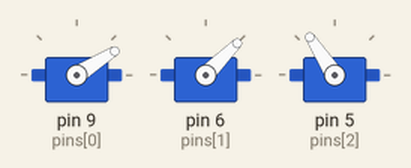
Recording of a sketch running on a simulated Arduino Uno, built with avr-gcc and run on an emulated ATmega328P. Parts: 3 × servo. What the sketch prints to the serial monitor is not drawn.

Above: at 5.05 s.
At 5.4 s:
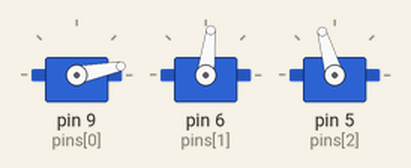
At 5.8 s:
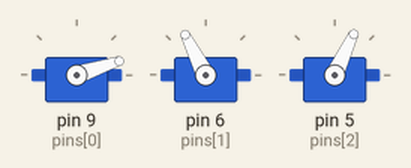
At 6.55 s:
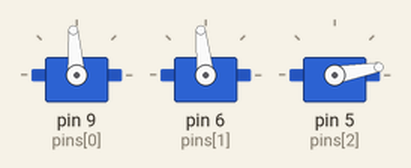
At 7.3 s:
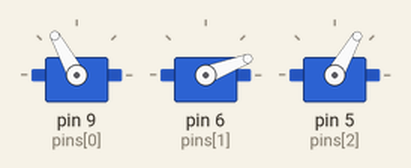
At 8.05 s:
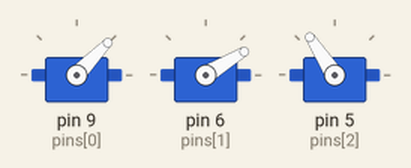
Timing chart, 0 to 12.2 s (numbered marks = the images above):
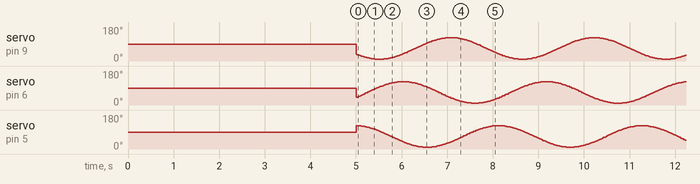

The sketch:

sinecurve.ino
```cpp
// (licence header left out)
//------------------------------------------------------------------------------
// constants
//------------------------------------------------------------------------------
// Change this to your board type.
#define BOARD_UNO 1
//#define BOARD_MEGA 1

const int MAX_ANGLE    = 90+35;
const int MIN_ANGLE    = 90-80;
const int MIDDLE_ANGLE = (MAX_ANGLE+MIN_ANGLE)/2;
const int HALF_RANGE   = (MAX_ANGLE-MIN_ANGLE)/2;
const int NUM_ARMS     = 3;

// Serial communication bitrate
const long BAUD        = 57600;

#ifdef BOARD_UNO
static const int pins[] = {9,6,5,3};
#endif
#ifdef BOARD_MEGA
static const int pins[] = {5,4,3,2};
#endif


//------------------------------------------------------------------------------
// includes
//------------------------------------------------------------------------------
#include <Servo.h>


//------------------------------------------------------------------------------
// structures
//------------------------------------------------------------------------------
struct Arm {
  Servo s;
  float a;
};


//------------------------------------------------------------------------------
// globals
//------------------------------------------------------------------------------
Arm arms[NUM_ARMS];


//------------------------------------------------------------------------------
// methods
//------------------------------------------------------------------------------

/**
 * sets a servo to a given angle.
 * @param angle [0...180].
 */
void moveArm(int id,float angle) {
  if(angle>MAX_ANGLE) {
    Serial.println(F("MAX_ANGLE"));
    angle = MAX_ANGLE;
  }
  if(angle<MIN_ANGLE) {
    Serial.println(F("MIN_ANGLE"));
    angle = MIN_ANGLE;
  }
  Serial.print(id);
  Serial.print(F("="));
  Serial.print(angle);

  arms[id].a=angle;
  // convert range 180-0 to 2000-1000
  arms[id].s.write(angle);
}


/**
 * write the position of each arm to the serial output
 */
void printState() {
  int i;
  for(i=0;i<NUM_ARMS;++i) {
    if(i>0) Serial.print(F("\t"));
    Serial.print(arms[i].a);
  }
  Serial.print(F("\n"));
}


/**
 * runs once when board turns on/resets.  Initializes variables.
 */
void setup() {
  // start serial communications
  Serial.begin(BAUD);
  Serial.println(F("** START **"));

  int i;
  for(i=0;i<NUM_ARMS;++i) {
    // connect to the servos
    arms[i].s.attach(pins[i]);
    // center the arm
    moveArm(i,90);
  }

  // I use this delay to unplug after the servos are centered.
  // Makes installing the biceps easier.
  Serial.print(F("5..."));
  delay(1000);
  Serial.print(F("4..."));
  delay(1000);
  Serial.print(F("3..."));
  delay(1000);
  Serial.print(F("2..."));
  delay(1000);
  Serial.print(F("1..."));
  delay(1000);
  Serial.println(F("GO!"));
}


/**
 * runs over and over.  if loop() finishes then the board calls it again. globals do not get reset if loop() ends.
 */
void loop() {
  float t = (float)millis()*0.001f;

  // sine curve from MIN_ANGLE to MAX_ANGLE over time.
  float speedup=2;

  int i;
  for(i=0;i<NUM_ARMS;++i) {
    Serial.print(i==0?F("\n"):F("\t"));
    moveArm( i, (float)MIDDLE_ANGLE + sin( t*speedup + (PI*2.0)*(float)i/(float)NUM_ARMS ) * (float)HALF_RANGE );
  }

  delay(10);
}


//------------------------------------------------------------------------------
// Copyright (C) 2012 Dan Royer (dan@marginallyclever.com)
// Permission is hereby granted, free of charge, to any person obtaining a
// copy of this software and associated documentation files (the "Software"),
// to deal in the Software without restriction, including without limitation
// the rights to use, copy, modify, merge, publish, distribute, sublicense,
// and/or sell copies of the Software, and to permit persons to whom the
// Software is furnished to do so, subject to the following conditions:
//
// The above copyright notice and this permission notice shall be included in
// all copies or substantial portions of the Software.
//
// THE SOFTWARE IS PROVIDED "AS IS", WITHOUT WARRANTY OF ANY KIND, EXPRESS OR
// IMPLIED, INCLUDING BUT NOT LIMITED TO THE WARRANTIES OF MERCHANTABILITY,
// FITNESS FOR A PARTICULAR PURPOSE AND NONINFRINGEMENT. IN NO EVENT SHALL THE
// AUTHORS OR COPYRIGHT HOLDERS BE LIABLE FOR ANY CLAIM, DAMAGES OR OTHER
// LIABILITY, WHETHER IN AN ACTION OF CONTRACT, TORT OR OTHERWISE, ARISING
// FROM, OUT OF OR IN CONNECTION WITH THE SOFTWARE OR THE USE OR OTHER
// DEALINGS IN THE SOFTWARE.
//------------------------------------------------------------------------------
```
